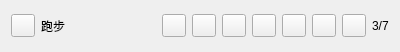
<?xml version="1.0" encoding="UTF-8"?>
<ui version="4.0">
 <class>HabbitItem</class>
 <widget class="QWidget" name="HabbitItem">
  <property name="geometry">
   <rect>
    <x>0</x>
    <y>0</y>
    <width>400</width>
    <height>52</height>
   </rect>
  </property>
  <property name="windowTitle">
   <string>Form</string>
  </property>
  <layout class="QHBoxLayout" name="horizontalLayout">
   <item>
    <widget class="QToolButton" name="imgBtn">
     <property name="text">
      <string/>
     </property>
    </widget>
   </item>
   <item>
    <widget class="QLabel" name="labelText">
     <property name="text">
      <string>跑步</string>
     </property>
    </widget>
   </item>
   <item>
    <spacer name="horizontalSpacer">
     <property name="orientation">
      <enum>Qt::Horizontal</enum>
     </property>
     <property name="sizeHint" stdset="0">
      <size>
       <width>51</width>
       <height>20</height>
      </size>
     </property>
    </spacer>
   </item>
   <item>
    <widget class="WeekToolButton" name="weekBtn1">
     <property name="text">
      <string/>
     </property>
    </widget>
   </item>
   <item>
    <widget class="WeekToolButton" name="weekBtn2">
     <property name="text">
      <string/>
     </property>
    </widget>
   </item>
   <item>
    <widget class="WeekToolButton" name="weekBtn3">
     <property name="text">
      <string/>
     </property>
    </widget>
   </item>
   <item>
    <widget class="WeekToolButton" name="weekBtn4">
     <property name="text">
      <string/>
     </property>
    </widget>
   </item>
   <item>
    <widget class="WeekToolButton" name="weekBtn5">
     <property name="text">
      <string/>
     </property>
    </widget>
   </item>
   <item>
    <widget class="WeekToolButton" name="weekBtn6">
     <property name="text">
      <string/>
     </property>
    </widget>
   </item>
   <item>
    <widget class="WeekToolButton" name="weekBtn7">
     <property name="text">
      <string/>
     </property>
    </widget>
   </item>
   <item>
    <widget class="QLabel" name="label">
     <property name="text">
      <string>3/7</string>
     </property>
    </widget>
   </item>
  </layout>
 </widget>
 <customwidgets>
  <customwidget>
   <class>WeekToolButton</class>
   <extends>QToolButton</extends>
   <header>weektoolbutton.h</header>
  </customwidget>
 </customwidgets>
 <resources/>
 <connections/>
</ui>
